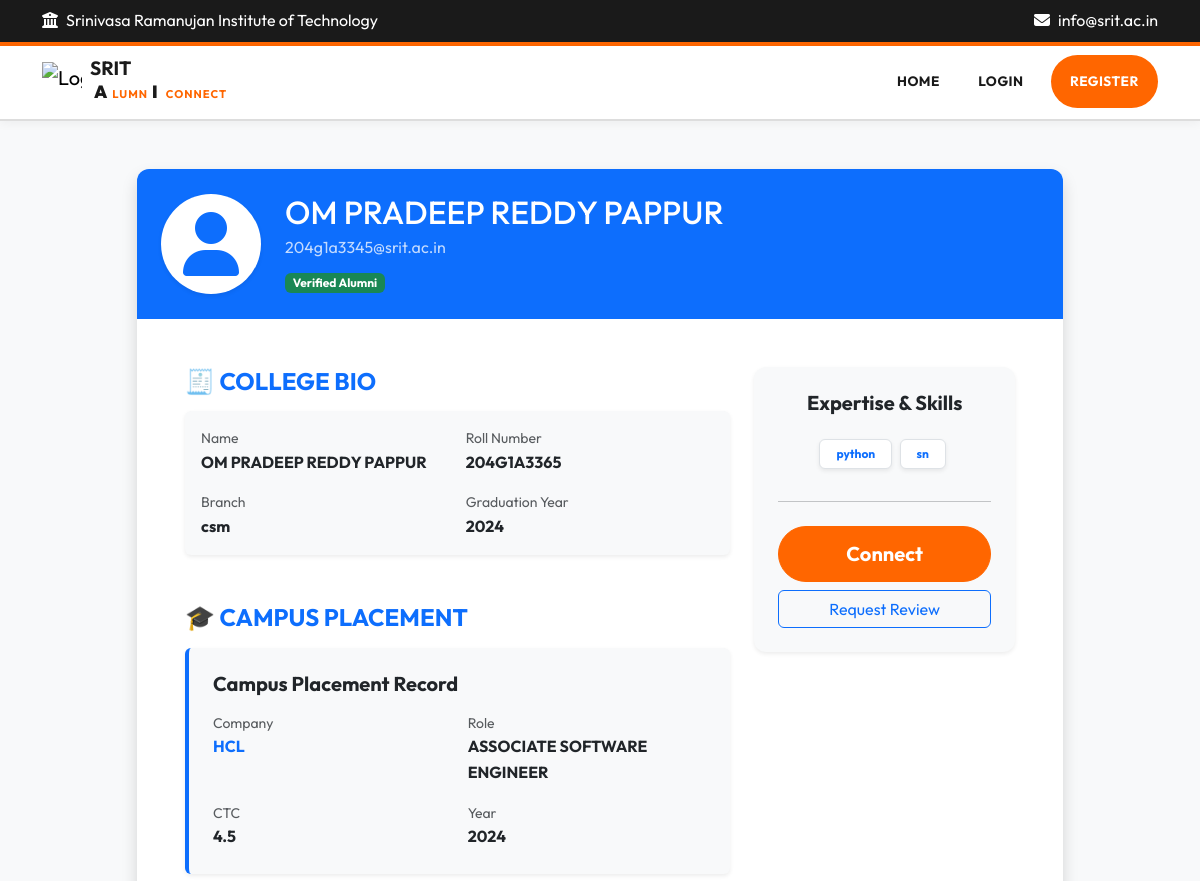
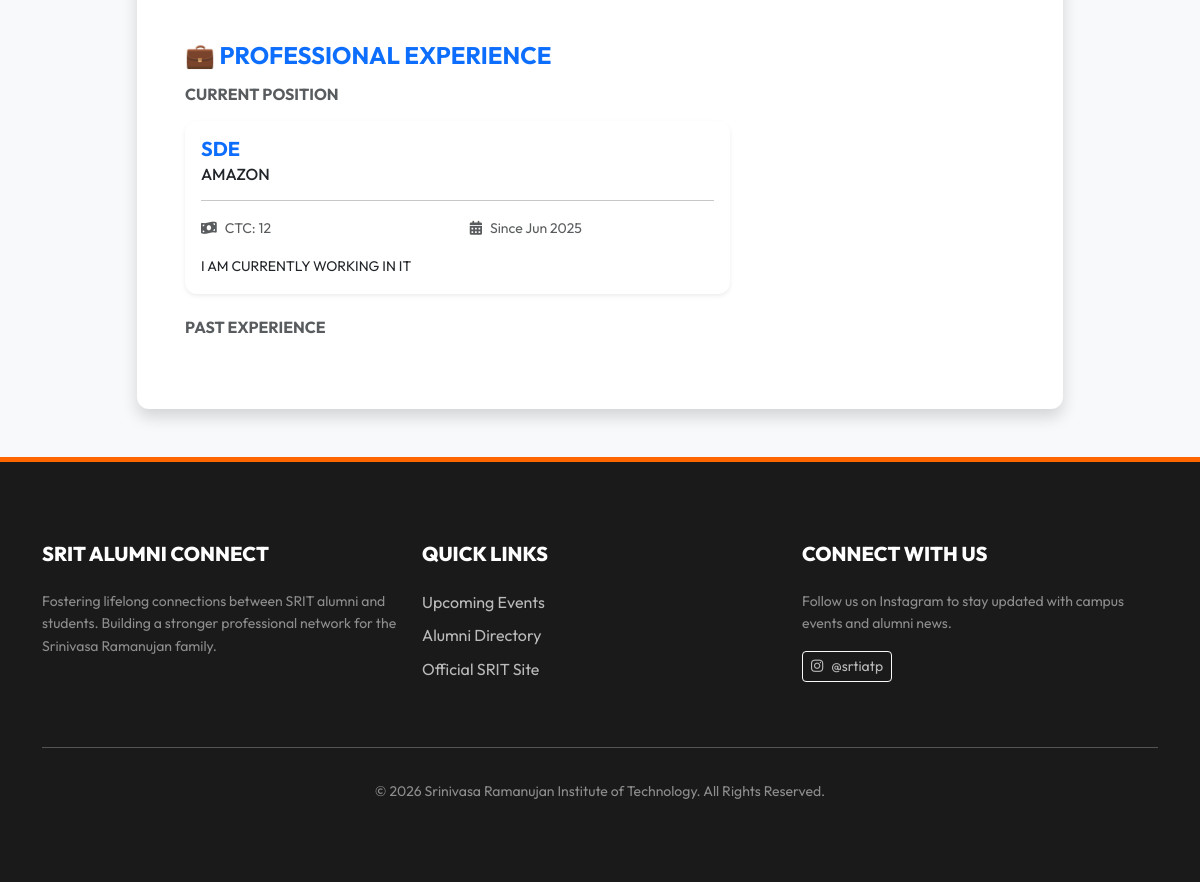
The app's page /profiles/detail/7/ with its own data (2 pictures, top to bottom).
### users/models.py (models this page shows, shortened)
class User(AbstractBaseUser, PermissionsMixin):
    ROLE_CHOICES = (
        ('STUDENT', 'Student'),
        ('ALUMNI', 'Alumni'),
        ('FACULTY', 'Faculty'),
        ('ADMIN', 'Admin'),
    )
    email = models.EmailField(unique=True)
    first_name = models.CharField(max_length=50, blank=True)
    last_name = models.CharField(max_length=50, blank=True)
    role = models.CharField(max_length=10, choices=ROLE_CHOICES)
    is_approved = models.BooleanField(default=False)
    is_active = models.BooleanField(default=True)
    is_staff = models.BooleanField(default=False)
    created_at = models.DateTimeField(default=timezone.now)
    last_login_at = models.DateTimeField(null=True, blank=True)
    objects = UserManager()
    USERNAME_FIELD = 'email'
    REQUIRED_FIELDS = []

### profiles/models.py (models this page shows, shortened)
class AlumniProfile(models.Model):
    user = models.OneToOneField(settings.AUTH_USER_MODEL, on_delete=models.CASCADE, related_name='alumni_profile')
    full_name = models.CharField(max_length=200, null=True, blank=True)
    roll_number = models.CharField(max_length=50, null=True, blank=True)
    branch = models.CharField(max_length=100, null=True, blank=True)
    graduation_year = models.IntegerField(null=True, blank=True)
    campus_placed = models.BooleanField(default=False)
    company = models.CharField(max_length=200, null=True, blank=True)
    job_role = models.CharField(max_length=100, null=True, blank=True)
    industry = models.CharField(max_length=100, null=True, blank=True)
    experience_years = models.PositiveIntegerField(default=0)
    skills = models.JSONField(default=list)
    bio = models.TextField(blank=True)
    is_verified = models.BooleanField(default=False)
    views_count = models.PositiveIntegerField(default=0)

class CampusPlacement(models.Model):
    alumni = models.OneToOneField(AlumniProfile, on_delete=models.CASCADE, related_name='campus_placement')
    company_name = models.CharField(max_length=200, null=True, blank=True)
    job_role = models.CharField(max_length=100, null=True, blank=True)
    ctc = models.CharField(max_length=50, null=True, blank=True)
    placement_year = models.IntegerField(null=True, blank=True)

class Experience(models.Model):
    alumni = models.ForeignKey(AlumniProfile, on_delete=models.CASCADE, related_name='experiences')
    company_name = models.CharField(max_length=200, null=True, blank=True)
    job_role = models.CharField(max_length=100, null=True, blank=True)
    ctc = models.CharField(max_length=50, null=True, blank=True)
    start_date = models.DateField(null=True, blank=True)
    end_date = models.DateField(null=True, blank=True)
    is_current = models.BooleanField(default=False)
    experience_description = models.TextField(blank=True)

### profiles/views.py (the view)
# urls.py: path('detail/<int:pk>/', views.alumni_detail, name='alumni-detail'),
def alumni_detail(request, pk):
    alumni = get_object_or_404(User, pk=pk, role='ALUMNI')
    if request.user.is_authenticated and request.user.pk != pk:
        profile = alumni.alumni_profile
        profile.views_count += 1
        profile.save(update_fields=['views_count'])
    return render(request, 'profiles/alumni_detail.html', {'profile_user': alumni})

### templates/profiles/alumni_detail.html (shortened to what this page needs)
{% extends 'base.html' %}
{% block content %}
<div class="container py-5">
    <div class="row justify-content-center">
        <div class="col-md-10">
            <div class="card shadow border-0 overflow-hidden">
                <div class="bg-primary p-4 text-white">
                    <div class="d-flex align-items-center">
                        <div class="bg-white rounded-circle d-flex align-items-center justify-content-center me-4 shadow-sm" style="width: 100px; height: 100px; flex-shrink: 0;">
                            <i class="fas fa-user text-primary fa-4x"></i>
                        </div>
                        <div>
                            <h2 class="mb-1">{{ profile_user.alumni_profile.full_name|default:"Profile Incomplete" }}</h2>
                            <p class="mb-0 opacity-75">{{ profile_user.email }}</p>
                            <div class="mt-2">
                                {% if profile_user.alumni_profile.is_verified %}
                                <span class="badge bg-success">Verified Alumni</span>
                                {% else %}
                                <span class="badge bg-warning text-dark">Verification Pending</span>
                                {% endif %}
                            </div>
                        </div>
                    </div>
                </div>
                <div class="card-body p-5">
                    <div class="row">
                        <div class="col-md-8">
                            <div class="mb-5">
                                <h4 class="fw-bold mb-3 text-primary">🧾 COLLEGE BIO</h4>
                                <div class="bg-light p-3 rounded shadow-sm">
                                    <div class="row g-3">
                                        <div class="col-sm-6">
                                            <small class="text-muted d-block">Name</small>
                                            <span class="fw-bold">{{ profile_user.alumni_profile.full_name|default:"---" }}</span>
                                        </div>
                                        <div class="col-sm-6">
                                            <small class="text-muted d-block">Roll Number</small>
                                            <span class="fw-bold">{{ profile_user.alumni_profile.roll_number|default:"---" }}</span>
                                        </div>
                                        <div class="col-sm-6">
                                            <small class="text-muted d-block">Branch</small>
                                            <span class="fw-bold">{{ profile_user.alumni_profile.branch|default:"---" }}</span>
                                        </div>
                                        <div class="col-sm-6">
                                            <small class="text-muted d-block">Graduation Year</small>
                                            <span class="fw-bold">{{ profile_user.alumni_profile.graduation_year|default:"---" }}</span>
                                        </div>
                                    </div>
                                </div>
                            </div>
                            <div class="mb-5">
                                <h4 class="fw-bold mb-3 text-primary">🎓 CAMPUS PLACEMENT</h4>
                                {% if profile_user.alumni_profile.campus_placed %}
                                    {% with placement=profile_user.alumni_profile.campus_placement %}
                                    <div class="bg-light p-4 rounded border-start border-primary border-4 shadow-sm">
                                        <h5 class="fw-bold mb-3">Campus Placement Record</h5>
                                        <div class="row g-3">
                                            <div class="col-sm-6">
                                                <small class="text-muted d-block">Company</small>
                                                <span class="fw-bold text-primary">{{ placement.company_name }}</span>
                                            </div>
                                            <div class="col-sm-6">
                                                <small class="text-muted d-block">Role</small>
                                                <span class="fw-bold">{{ placement.job_role }}</span>
                                            </div>
                                            <div class="col-sm-6">
                                                <small class="text-muted d-block">CTC</small>
                                                <span class="fw-bold">{{ placement.ctc }}</span>
                                            </div>
                                            <div class="col-sm-6">
                                                <small class="text-muted d-block">Year</small>
                                                <span class="fw-bold">{{ placement.placement_year }}</span>
                                            </div>
                                        </div>
                                    </div>
                                    {% endwith %}
                                {% else %}
                                <div class="alert alert-light border shadow-sm">Not placed through campus recruitment.</div>
                                {% endif %}
                            </div>
                            <div class="mb-4">
                                <h4 class="fw-bold mb-3 text-primary">💼 PROFESSIONAL EXPERIENCE</h4>
                                <h5 class="h6 text-uppercase text-muted fw-bold mb-3">Current Position</h5>
                                {% for exp in profile_user.alumni_profile.experiences.all %}
                                    {% if exp.is_current %}
                                    <div class="card border-0 bg-white shadow-sm mb-4">
                                        <div class="card-body">
                                            <h5 class="fw-bold text-primary mb-1">{{ exp.job_role }}</h5>
                                            <h6 class="mb-3">{{ exp.company_name }}</h6>
                                            <hr>
                                            <div class="row small text-muted mb-3">
                                                <div class="col-6"><i class="fas fa-money-bill-wave me-2"></i>CTC: {{ exp.ctc|default:"Not Shared" }}</div>
                                                <div class="col-6"><i class="fas fa-calendar-alt me-2"></i>Since {{ exp.start_date|date:"M Y" }}</div>
                                            </div>
                                            <p class="small mb-0">{{ exp.experience_description }}</p>
                                        </div>
                                    </div>
                                    {% endif %}
                                {% endfor %}
                                <h5 class="h6 text-uppercase text-muted fw-bold mb-3">Past Experience</h5>
                            </div>
                        </div>
                        <div class="col-md-4">
                            <div class="card bg-light border-0 sticky-top shadow-sm" style="top: 100px;">
                                <div class="card-body p-4 text-center">
                                    <h5 class="fw-bold mb-4">Expertise & Skills</h5>
                                    <div>
                                        {% for skill in profile_user.alumni_profile.skills %}
                                        <span class="badge bg-white text-primary border shadow-sm py-2 px-3 mb-2 me-1">{{ skill }}</span>
                                        {% endfor %}
                                    </div>
                                    <hr class="my-4">
                                    <div class="d-grid gap-2">
                                        {% if user.role != 'ADMIN' %}
                                        <a href="{% url 'request-connection' profile_user.pk %}" class="btn btn-primary btn-lg">Connect</a>
                                        <a href="{% url 'request-resume-review' profile_user.pk %}" class="btn btn-outline-primary">Request Review</a>
                                        {% else %}
                                        <p class="text-muted small">Admin Control Panel</p>
                                        {% endif %}
                                    </div>
                                </div>
                            </div>
                        </div>
                    </div>
                </div>
            </div>
        </div>
    </div>
</div>
{% endblock %}

### static/css/style.css (style rules this page uses)
:root { --primary: #FF6600; --dark-bg: #1A1A1A; --white: #FFFFFF; --text-dark: #333333; --bg-light: #F8F9FA; --border-light: #DDDDDD; --success: #28A745; --danger: #DC3545; --info: #333333; }
body { font-family: 'Outfit', 'Inter', -apple-system, sans-serif; color: var(--text-dark); background-color: var(--bg-light); line-height: 1.6; }
.card { border: none; border-radius: 12px; box-shadow: 0 5px 15px rgba(0, 0, 0, 0.05); background: var(--white); overflow: hidden; }
.btn-primary { background-color: var(--primary) !important; border-color: var(--primary) !important; color: var(--white) !important; border-radius: 50px; padding: 0.75rem 2rem; font-weight: 700; transition: all 0.3s ease; }

### records on screen
User: alumni_profile.full_name "OM PRADEEP REDDY PAPPUR", email "204g1a3345@srit.ac.in", alumni_profile.roll_number "204G1A3365", alumni_profile.branch "csm", alumni_profile.graduation_year "2024"
CampusPlacement: company_name "HCL", job_role "ASSOCIATE SOFTWARE ENGINEER", ctc "4.5", placement_year "2024"
Experience: job_role "SDE", company_name "AMAZON", ctc "12", start_date "Jun 2025", experience_description "I AM CURRENTLY WORKING IN IT"

### other values on screen
{{ skill }} "python" "sn"
